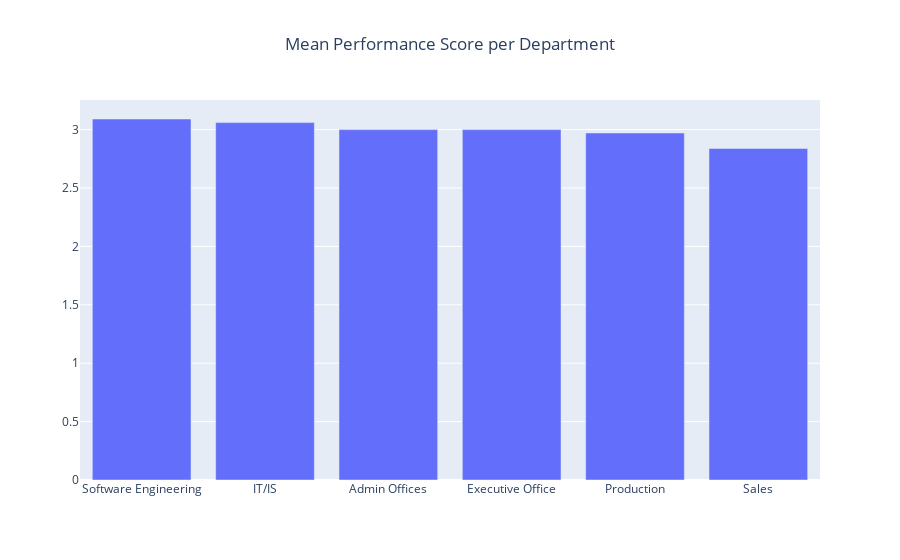

Notebook cell for this chart:
### Code cell
data = [go.Bar(x = meanperf_per_dep .index, y = meanperf_per_dep .values)]
layout = go.Layout(title = dict(text = 'Mean Performance Score per Department', x = 0.5 ))
fig4 = go.Figure(data = data, layout = layout)
fig4.show()

### Figure 1 — Plotly figure (JSON) as saved in the notebook; plotly's stock layout.template omitted (floating-point values rounded to 4 significant figures)
{"data": [{"type": "bar", "x": ["Software Engineering", "IT/IS", "Admin Offices", "Executive Office", "Production", "Sales"], "y": [3.091, 3.06, 3, 3, 2.971, 2.839]}], "layout": {"title": {"text": "Mean Performance Score per Department", "x": 0.5}}}
